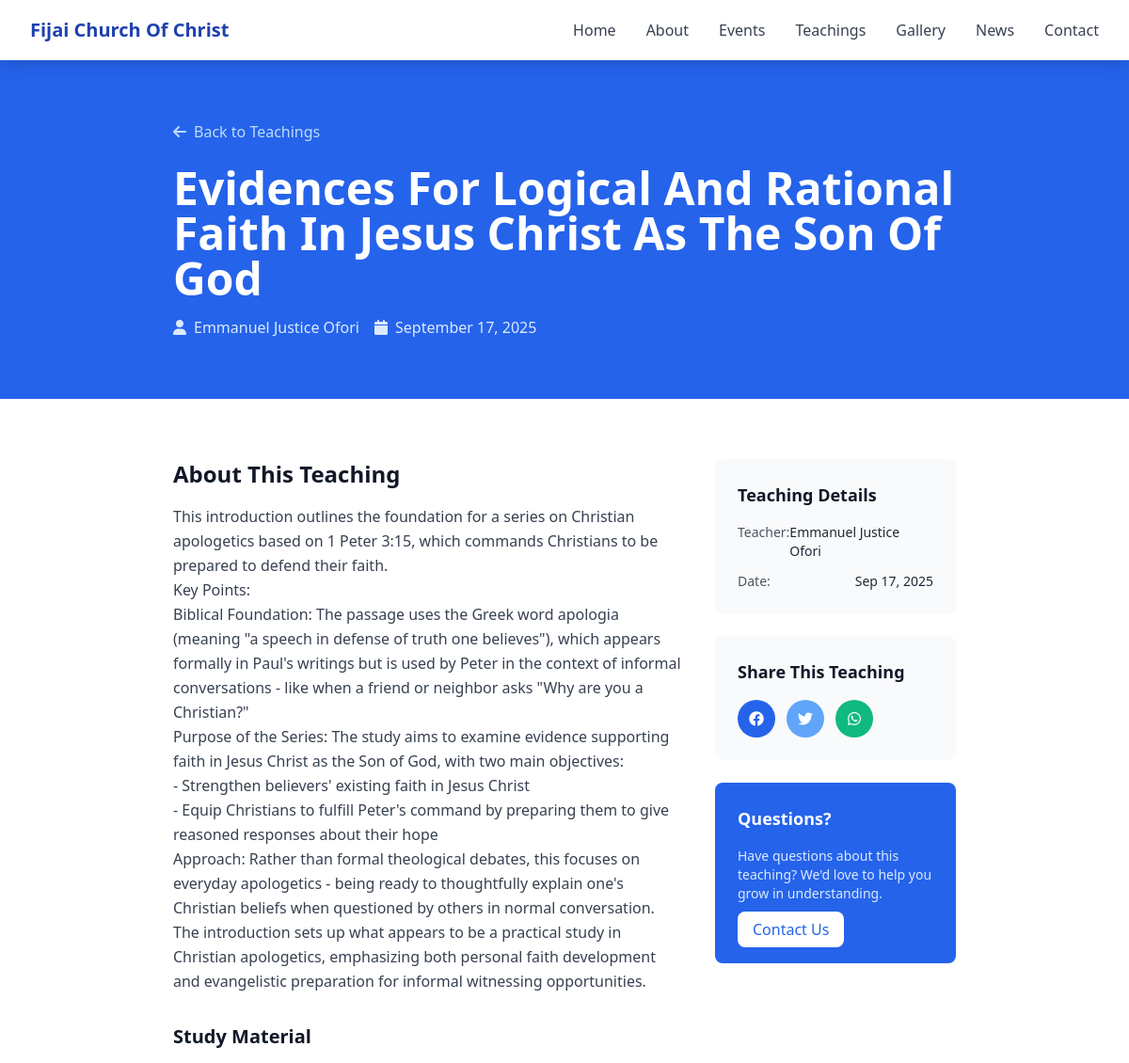
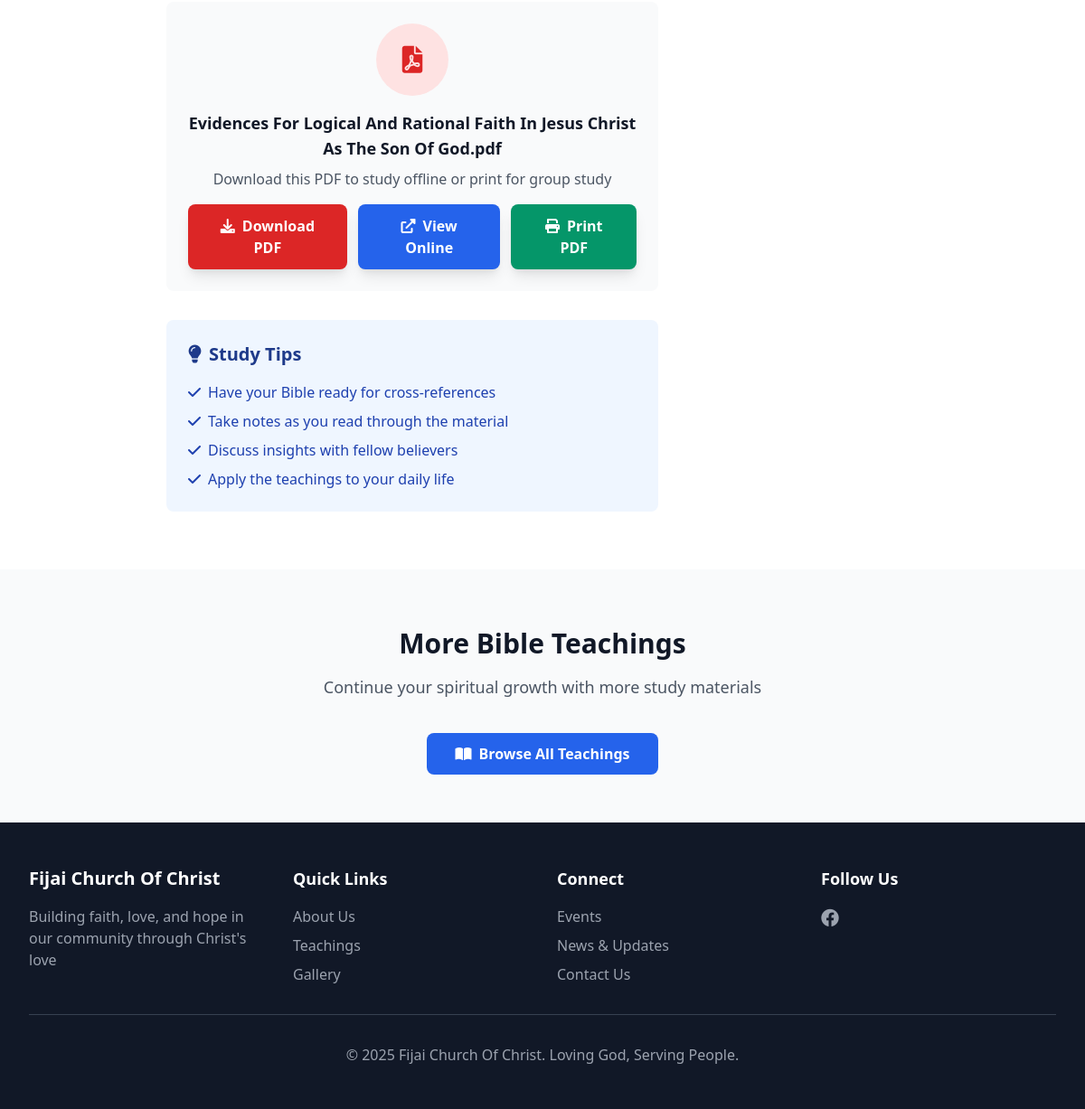
Page /teachings/4/ on the committed database (2 pictures, top to bottom).
### base/models.py (models this page shows, shortened)
class Teaching(models.Model):
    title = models.CharField(max_length=200)
    teacher = models.CharField(max_length=100)
    scripture_reference = models.CharField(max_length=100, blank=True)
    date_created = models.DateField()
    pdf_file = models.FileField(upload_to='teachings/pdfs/', blank=True, null=True)
    description = models.TextField(blank=True)
    series = models.CharField(max_length=100, blank=True)
    category = models.CharField(max_length=50, blank=True, help_text="e.g., Bible Study, Sermon Notes, Devotional")
    featured = models.BooleanField(default=False)
    class Meta:
        ordering = ['-date_created']
        verbose_name = "Teaching"
        verbose_name_plural = "Teachings"

### base/views.py (the view)
# urls.py: path('teachings/<int:teaching_id>/', views.teaching_detail, name='teaching_detail'),
def teaching_detail(request, teaching_id):
    teaching = get_object_or_404(Teaching, id=teaching_id)
    context = {'teaching': teaching}
    return render(request, 'teaching_detail.html', context)

### templates/teaching_detail.html (shortened to what this page needs)
{% extends 'base.html' %}
{% block content %}
    <section class="bg-blue-600 text-white py-16">
        <div class="max-w-4xl mx-auto px-4 sm:px-6 lg:px-8">
            <div class="flex items-center justify-between mb-6">
                <a href="{% url 'teachings' %}" class="text-blue-200 hover:text-white">
                    <i class="fas fa-arrow-left mr-2"></i>Back to Teachings
                </a>
            </div>
            <h1 class="text-4xl md:text-5xl font-bold mb-4">{{ teaching.title }}</h1>
            <div class="flex flex-col md:flex-row md:items-center gap-4 text-blue-100">
                <div class="flex items-center">
                    <i class="fas fa-user mr-2"></i>
                    <span>{{ teaching.teacher }}</span>
                </div>
                <div class="flex items-center">
                    <i class="fas fa-calendar mr-2"></i>
                    <span>{{ teaching.date_created|date:"F d, Y" }}</span>
                </div>
            </div>
        </div>
    </section>
    <section class="py-16 bg-white">
        <div class="max-w-4xl mx-auto px-4 sm:px-6 lg:px-8">
            <div class="grid md:grid-cols-3 gap-8">
                <div class="md:col-span-2">
                    {% if teaching.description %}
                    <div class="prose prose-lg max-w-none">
                        <h2 class="text-2xl font-bold text-gray-900 mb-4">About This Teaching</h2>
                        <div class="text-gray-700 leading-relaxed">
                            {{ teaching.description|linebreaks }}
                        </div>
                    </div>
                    {% endif %}
                    {% if teaching.pdf_file %}
                    <div class="mt-8">
                        <h3 class="text-xl font-semibold text-gray-900 mb-4">Study Material</h3>
                        <div class="bg-gray-50 rounded-lg p-6 text-center">
                            <div class="w-20 h-20 bg-red-100 rounded-full flex items-center justify-center mx-auto mb-4">
                                <i class="fas fa-file-pdf text-red-600 text-3xl"></i>
                            </div>
                            <h4 class="text-lg font-semibold text-gray-900 mb-2">{{ teaching.title }}.pdf</h4>
                            <p class="text-gray-600 mb-4">Download this PDF to study offline or print for group study</p>
                            <div class="flex flex-col sm:flex-row gap-3 justify-center">
                                <a href="{% url 'download_pdf' teaching.id %}"
                                   class="bg-red-600 text-white px-6 py-3 rounded-lg font-semibold hover:bg-red-700 transition duration-300 shadow-lg">
                                    <i class="fas fa-download mr-2"></i>Download PDF
                                </a>
                                <a href="{{ teaching.pdf_file.url }}" target="_blank"
                                   class="bg-blue-600 text-white px-6 py-3 rounded-lg font-semibold hover:bg-blue-700 transition duration-300 shadow-lg">
                                    <i class="fas fa-external-link-alt mr-2"></i>View Online
                                </a>
                                <button onclick="printPDF('{{ teaching.pdf_file.url }}')"
                                        class="bg-green-600 text-white px-6 py-3 rounded-lg font-semibold hover:bg-green-700 transition duration-300 shadow-lg">
                                    <i class="fas fa-print mr-2"></i>Print PDF
                                </button>
                            </div>
                        </div>
                    </div>
                    {% endif %}
                    <div class="mt-8 bg-blue-50 rounded-lg p-6">
                        <h3 class="text-xl font-semibold text-blue-900 mb-4">
                            <i class="fas fa-lightbulb mr-2"></i>Study Tips
                        </h3>
                        <ul class="text-blue-800 space-y-2">
                            <li><i class="fas fa-check mr-2"></i>Have your Bible ready for cross-references</li>
                            <li><i class="fas fa-check mr-2"></i>Take notes as you read through the material</li>
                            <li><i class="fas fa-check mr-2"></i>Discuss insights with fellow believers</li>
                            <li><i class="fas fa-check mr-2"></i>Apply the teachings to your daily life</li>
                        </ul>
                    </div>
                </div>
                <div class="space-y-6">
                    <div class="bg-gray-50 rounded-lg p-6">
                        <h3 class="text-lg font-semibold text-gray-900 mb-4">Teaching Details</h3>
                        <div class="space-y-3 text-sm">
                            <div class="flex justify-between">
                                <span class="text-gray-600">Teacher:</span>
                                <span class="font-medium">{{ teaching.teacher }}</span>
                            </div>
                            <div class="flex justify-between">
                                <span class="text-gray-600">Date:</span>
                                <span class="font-medium">{{ teaching.date_created|date:"M d, Y" }}</span>
                            </div>
                        </div>
                    </div>
                    <div class="bg-gray-50 rounded-lg p-6">
                        <h3 class="text-lg font-semibold text-gray-900 mb-4">Share This Teaching</h3>
                        <div class="flex space-x-3">
                            <a href="https://www.facebook.com/sharer/sharer.php?u={{ request.build_absolute_uri }}"
                               target="_blank"
                               class="w-10 h-10 bg-blue-600 rounded-full flex items-center justify-center text-white hover:bg-blue-700">
                                <i class="fab fa-facebook"></i>
                            </a>
                            <a href="https://twitter.com/intent/tweet?url={{ request.build_absolute_uri }}&text={{ teaching.title }}"
                               target="_blank"
                               class="w-10 h-10 bg-blue-400 rounded-full flex items-center justify-center text-white hover:bg-blue-500">
                                <i class="fab fa-twitter"></i>
                            </a>
                            <a href="https://wa.me/?text={{ teaching.title }} - {{ request.build_absolute_uri }}"
                               target="_blank"
                               class="w-10 h-10 bg-green-500 rounded-full flex items-center justify-center text-white hover:bg-green-600">
                                <i class="fab fa-whatsapp"></i>
                            </a>
                        </div>
                    </div>
                    <div class="bg-blue-600 text-white rounded-lg p-6">
                        <h3 class="text-lg font-semibold mb-4">Questions?</h3>
                        <p class="text-blue-100 text-sm mb-4">
                            Have questions about this teaching? We'd love to help you grow in understanding.
                        </p>
                        <a href="{% url 'contact' %}"
                           class="bg-white text-blue-600 px-4 py-2 rounded-lg font-medium hover:bg-gray-100 transition duration-300">
                            Contact Us
                        </a>
                    </div>
                </div>
            </div>
        </div>
    </section>
    <section class="py-16 bg-gray-50">
        <div class="max-w-7xl mx-auto px-4 sm:px-6 lg:px-8">
            <div class="text-center mb-12">
                <h2 class="text-3xl font-bold text-gray-900 mb-4">More Bible Teachings</h2>
                <p class="text-lg text-gray-600">Continue your spiritual growth with more study materials</p>
            </div>
            <div class="text-center">
                <a href="{% url 'teachings' %}"
                   class="bg-blue-600 text-white px-8 py-3 rounded-lg font-semibold hover:bg-blue-700 transition duration-300">
                    <i class="fas fa-book-open mr-2"></i>Browse All Teachings
                </a>
            </div>
        </div>
    </section>
{% endblock %}

### rows in the picture
Teaching: title "Evidences For Logical And Rational Faith In Jesus Christ As The Son Of God", teacher "Emmanuel Justice Ofori", date_created "September 17, 2025", description "This introduction outlines the foundation for a series on Christian apologetics based on 1 Peter 3:15, which commands Christians to be prepared to defend their faith. Key Points: Biblical Foundation: The passage uses the Greek word apologia (meaning \"a speech in defense of truth one believes\"), which appears formally in Paul's writings but is used by Peter in the context of informal conversations - like when a friend or neighbor asks \"Why are you a Christian?\" Purpose of the Series: The study aims to examine evidence supporting faith in Jesus Christ as the Son of God, with two main objectives: - Strengthen believers' existing faith in Jesus Christ - Equip Christians to fulfill Peter's…", date_created "Sep 17, 2025"
